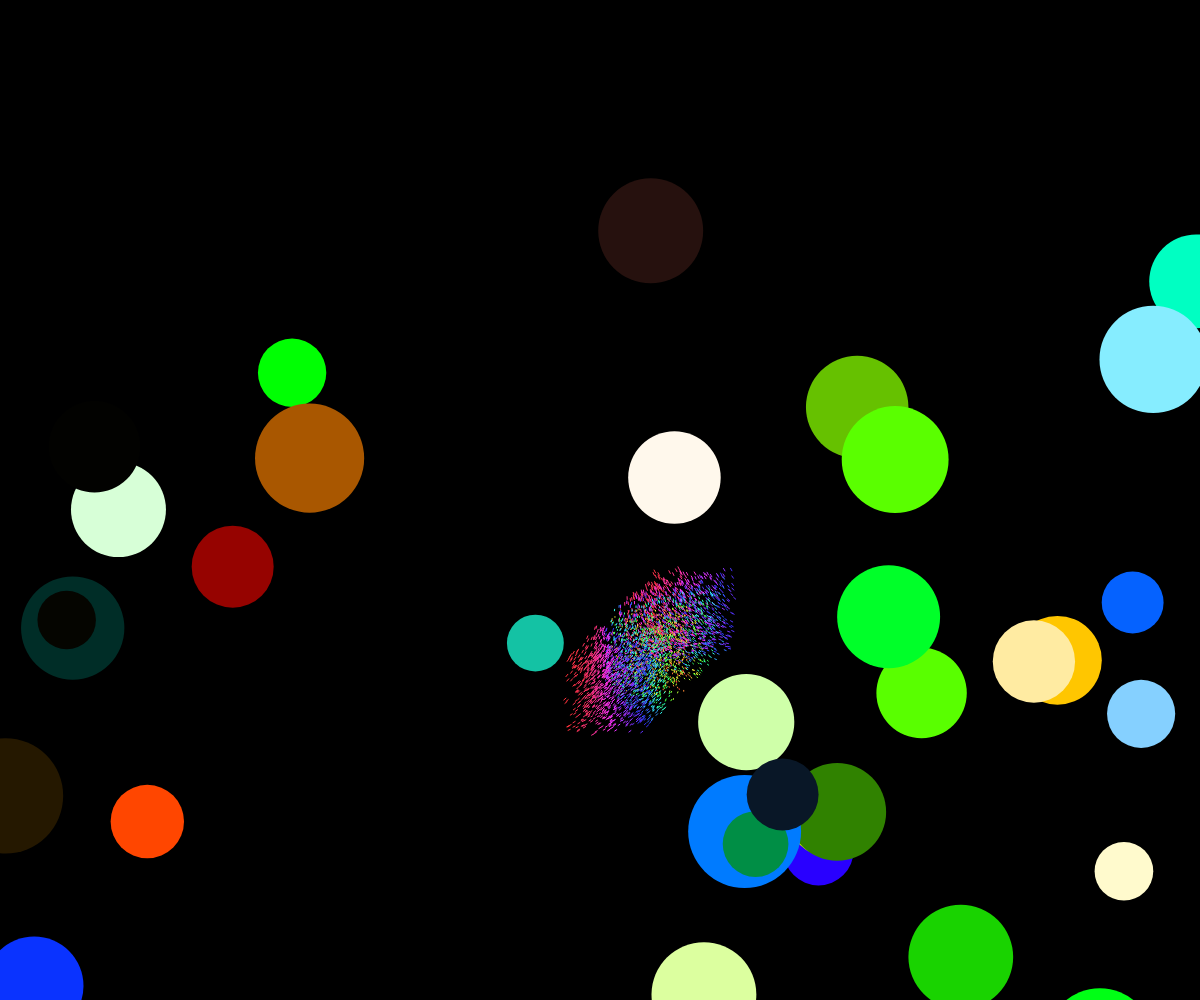
Frame 1 (no input)
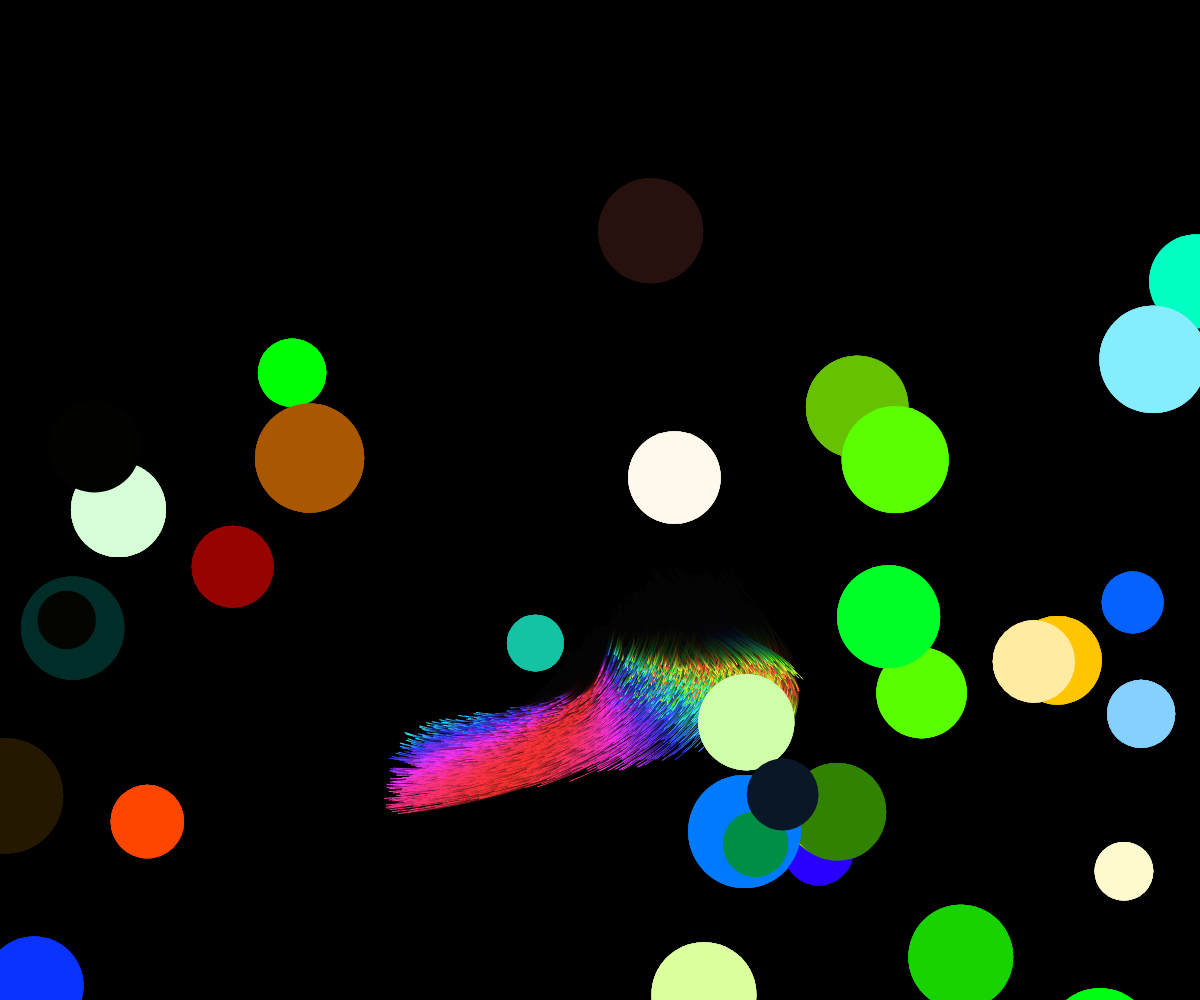
Frame 60 (no input)
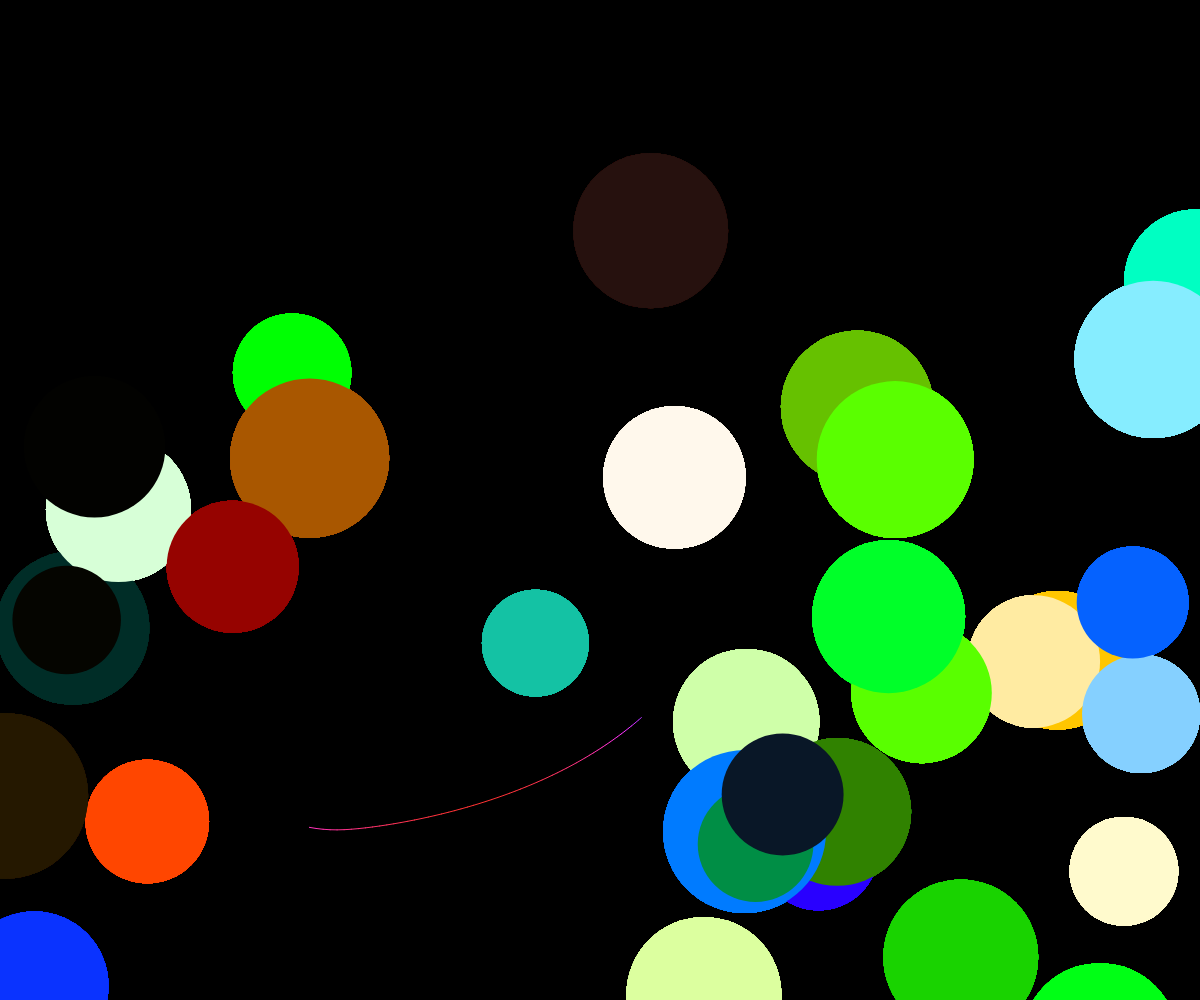
Frame 120 (the mouse pressed at the canvas centre since frame 60)

The p5.js sketch that drew these frames (run headless with seeded random() and noise() and a simulated clock; from frame 60 on, the mouse is pressed at the canvas centre):

// p5.js sketch
// ── sketch.js
let circles = [];
let N = 4000;
let S = 0.02;
let G = 0.012;
let H = 0.1;
let R = 300;
let Q = 10;

let X = [];
let Y = [];
let Z = [];
let L, dX, dY, dZ, P, U;
let I, NX, NY, NZ, KN;

function setup() {
  createCanvas(windowWidth, windowHeight); // 全視窗畫布
  noSmooth();
  colorMode(HSB);
  background(0); // 背景設為黑色

  // 初始化圓的屬性
  for (let i = 0; i < 40; i++) {
    circles.push({
      x: random(width),
      y: random(height),
      size: random(30, 100),
      color: color(random(255), random(255), random(255)) // 隨機鮮豔顏色
    });
  }

  // 初始化 Attractor 的參數
  for (I = 0; I < N; I++) {
    X[I] = random(+10, +90);
    Y[I] = random(-90, +90);
    Z[I] = random(+10, +90);
  }
  KN = N;
}

function draw() {
  // 背景效果
  if (KN == N) {
    fill(0, 0, 0, 0.1);
    noStroke();
    rect(-1, -1, width + 1, height + 1);
    fill(255);
  }
  translate(0, 200);

  for (I = 0; I < KN; I++) {
    L = sqrt(pow(X[I], 2) + pow(Y[I], 2));
    P = (atan((L - R) / Z[I]) + (PI / 2)) / PI;
    U = abs(Y[I]) / L;
    dX = (-Z[I] * H * P * U * X[I] / L) + (L * G * X[I] / L) + (-Y[I] * S) + (Q * X[I] / pow(L, 3));
    dY = (-Z[I] * H * P * U * Y[I] / L) + (L * G * Y[I] / L) + (+X[I] * S) + (Q * Y[I] / pow(L, 3));
    dZ = ((L - R) * H * P * U);
    NX = X[I] + dX;
    NY = Y[I] + dY;
    NZ = Z[I] + dZ;
    stroke(U * 360 % 360, 80, 100); // 彩色漸變效果
    line(X[I] - (Y[I] / 2) + width / 2, -Z[I] + (Y[I] / 2) + height / 2, NX - (NY / 2) + width / 2, -NZ + (NY / 2) + height / 2);
    X[I] = NX;
    Y[I] = NY;
    Z[I] = NZ;
  }

  // 根據滑鼠位置調整圓的大小
  let sizeOffset = map(mouseX, 0, width, 20, 120);

  // 繪製圓
  for (let circle of circles) {
    fill(circle.color);
    noStroke();
    ellipse(circle.x, circle.y, circle.size + sizeOffset);
  }
}

function windowResized() {
  resizeCanvas(windowWidth, windowHeight); // 畫布隨視窗大小調整
}

function mousePressed() {
  background(0); // 重置背景
  if (KN != N) {
    for (I = 1; I < N; I++) {
      X[I] = X[0] + random(-10, +10);
      Y[I] = Y[0] + random(-10, +10);
      Z[I] = Z[0] + random(-10, +10);
    }
    KN = N;
  } else {
    KN = 1;
  }
}
